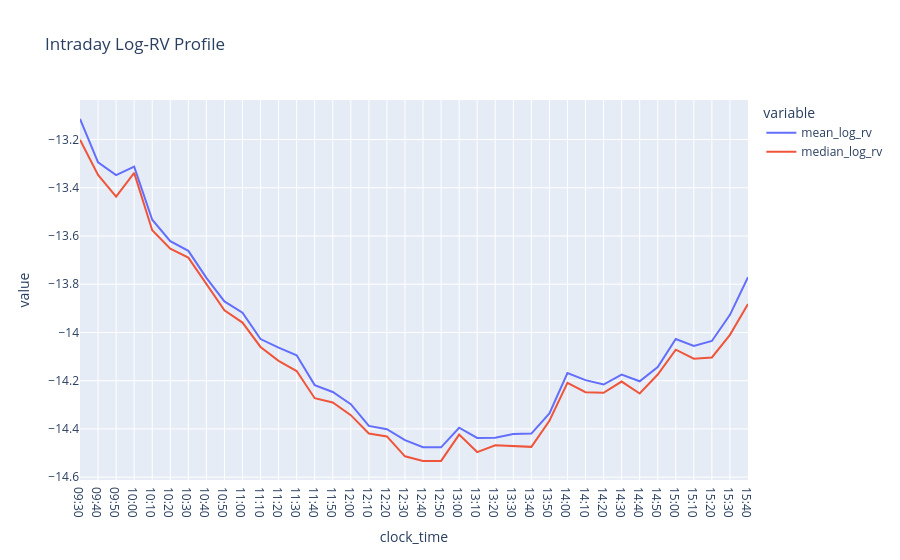

This figure's notebook cell:
### Markdown cell above
## 3. Remove deterministic intraday seasonality

SPY volatility has a strong time-of-day pattern. We subtract the mean log-RV for each 10-minute clock-time block before estimating memory.

### Code cell
data["clock_time"] = data["interval_start"].dt.strftime("%H:%M")

intraday_profile = data.groupby("clock_time").agg(
    mean_log_rv=("log_realised_variance", "mean"),
    median_log_rv=("log_realised_variance", "median"),
    observations=("log_realised_variance", "count")
).reset_index()

fig = px.line(intraday_profile, x="clock_time", y=["mean_log_rv", "median_log_rv"], title="Intraday Log-RV Profile")
fig.show()

### Figure 1 — Plotly figure (JSON) as saved in the notebook; plotly's stock layout.template omitted (floating-point values rounded to 4 significant figures)
{"data": [{"hovertemplate": "variable=mean_log_rv<br>clock_time=%{x}<br>value=%{y}<extra></extra>", "legendgroup": "mean_log_rv", "line": {"color": "#636efa", "dash": "solid"}, "marker": {"symbol": "circle"}, "mode": "lines", "name": "mean_log_rv", "orientation": "v", "showlegend": true, "type": "scatter", "x": ["09:30", "09:40", "09:50", "10:00", "10:10", "10:20", "10:30", "10:40", "10:50", "11:00", "11:10", "11:20", "11:30", "11:40", "11:50", "12:00", "12:10", "12:20", "12:30", "12:40", "12:50", "13:00", "13:10", "13:20", "13:30", "13:40", "13:50", "14:00", "14:10", "14:20", "14:30", "14:40", "14:50", "15:00", "15:10", "15:20", "15:30", "15:40"], "xaxis": "x", "y": [-13.11, -13.29, -13.35, -13.31, -13.53, -13.62, -13.66, -13.77, -13.87, -13.92, -14.03, -14.06, -14.09, -14.22, -14.25, -14.3, -14.39, -14.4, -14.45, -14.48, -14.48, -14.39, -14.44, -14.44, -14.42, -14.42, -14.34, -14.17, -14.2, -14.22, -14.18, -14.2, -14.14, -14.03, -14.06, -14.04, -13.93, -13.77], "yaxis": "y"}, {"hovertemplate": "variable=median_log_rv<br>clock_time=%{x}<br>value=%{y}<extra></extra>", "legendgroup": "median_log_rv", "line": {"color": "#EF553B", "dash": "solid"}, "marker": {"symbol": "circle"}, "mode": "lines", "name": "median_log_rv", "orientation": "v", "showlegend": true, "type": "scatter", "x": ["09:30", "09:40", "09:50", "10:00", "10:10", "10:20", "10:30", "10:40", "10:50", "11:00", "11:10", "11:20", "11:30", "11:40", "11:50", "12:00", "12:10", "12:20", "12:30", "12:40", "12:50", "13:00", "13:10", "13:20", "13:30", "13:40", "13:50", "14:00", "14:10", "14:20", "14:30", "14:40", "14:50", "15:00", "15:10", "15:20", "15:30", "15:40"], "xaxis": "x", "y": [-13.2, -13.35, -13.44, -13.34, -13.58, -13.65, -13.69, -13.8, -13.91, -13.96, -14.06, -14.12, -14.16, -14.27, -14.29, -14.34, -14.42, -14.43, -14.51, -14.53, -14.53, -14.42, -14.5, -14.47, -14.47, -14.47, -14.37, -14.21, -14.25, -14.25, -14.2, -14.25, -14.17, -14.07, -14.11, -14.1, -14.01, -13.88], "yaxis": "y"}], "layout": {"legend": {"title": {"text": "variable"}, "tracegroupgap": 0}, "title": {"text": "Intraday Log-RV Profile"}, "xaxis": {"anchor": "y", "domain": [0, 1], "title": {"text": "clock_time"}}, "yaxis": {"anchor": "x", "domain": [0, 1], "title": {"text": "value"}}}}
